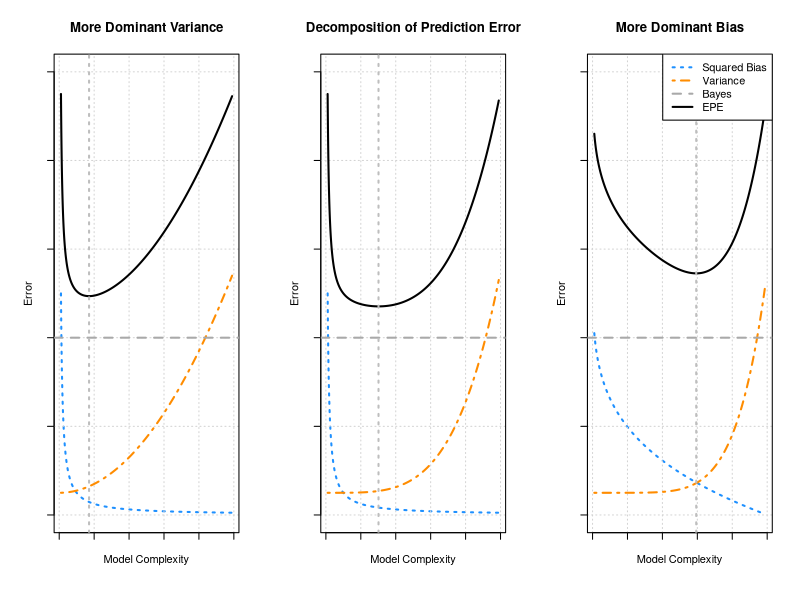
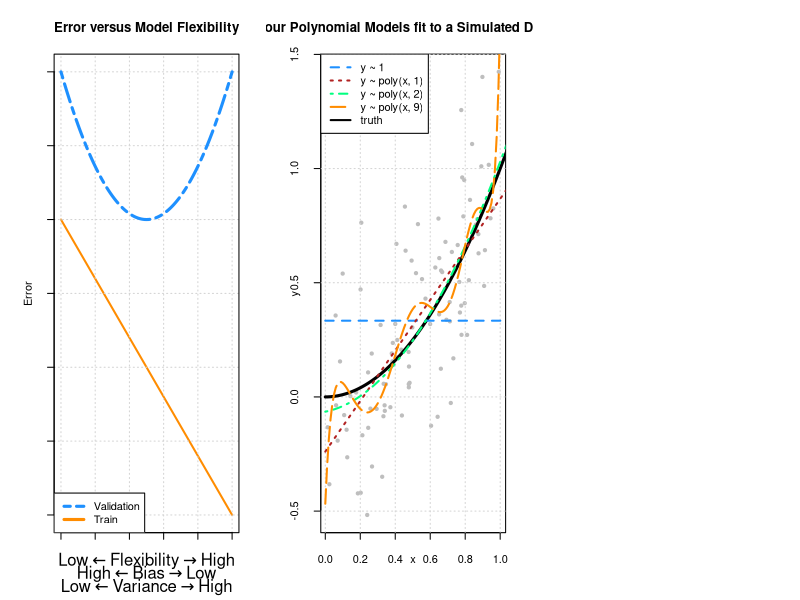
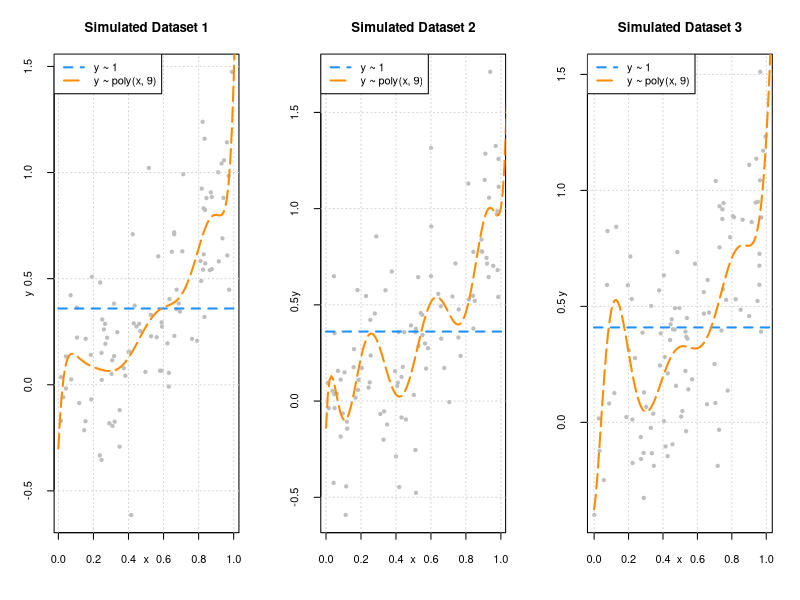
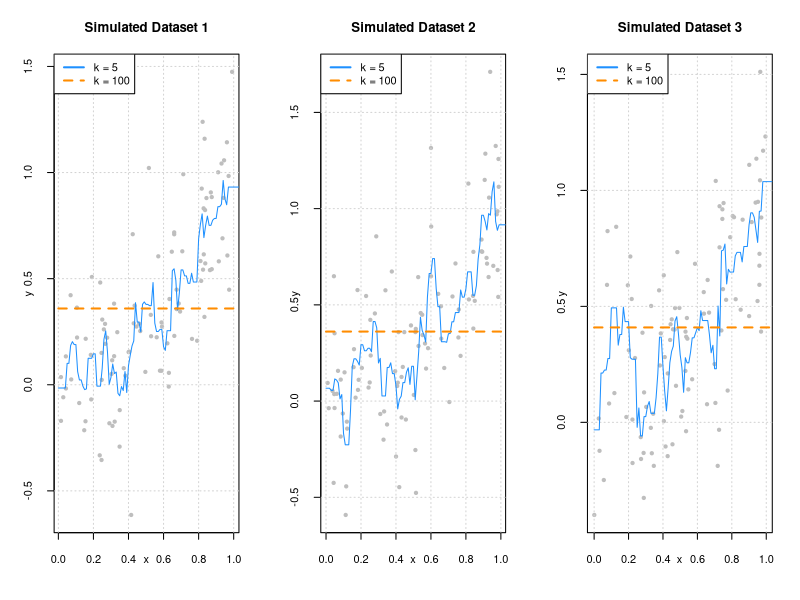
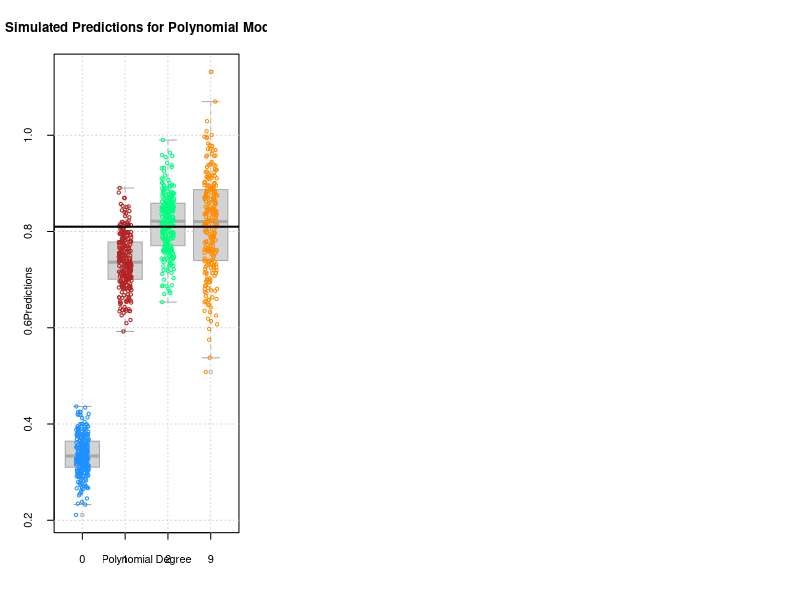

These figures' R source, in order:
## ---- chunk 1
knitr::opts_chunk$set(echo = TRUE, fig.align = "center", cache = TRUE, autodep = TRUE)
## ---- chunk 2
x = seq(0.01, 0.99, length.out = 1000)

par(mfrow = c(1, 3))
par(mgp = c(1.5, 1.5, 0))

b = 0.05 / x
v = 5 * x ^ 2 + 0.5
bayes = 4
epe = b + v + bayes

plot(x, b, type = "l", ylim = c(0, 10), col = "dodgerblue", lwd = 2, lty = 3,
     xlab = "Model Complexity", ylab = "Error", axes = FALSE,
     main = "More Dominant Variance")
axis(1, labels = FALSE)
axis(2, labels = FALSE)
grid()
box()
lines(x, v, col = "darkorange", lwd = 2, lty = 4)
lines(x, epe, col = "black", lwd = 2)
abline(h = bayes, lty = 2, lwd = 2, col = "darkgrey")
abline(v = x[which.min(epe)], col = "grey", lty = 3, lwd = 2)

b = 0.05 / x
v = 5 * x ^ 4 + 0.5
bayes = 4
epe = b + v + bayes

plot(x, b, type = "l", ylim = c(0, 10), col = "dodgerblue", lwd = 2, lty = 3,
     xlab = "Model Complexity", ylab = "Error", axes = FALSE,
     main = "Decomposition of Prediction Error")
axis(1, labels = FALSE)
axis(2, labels = FALSE)
grid()
box()
lines(x, v, col = "darkorange", lwd = 2, lty = 4)
lines(x, epe, col = "black", lwd = 2)
abline(h = bayes, lty = 2, lwd = 2, col = "darkgrey")
abline(v = x[which.min(epe)], col = "grey", lty = 3, lwd = 2)

b = 6 - 6 * x ^ (1 / 4)
v = 5 * x ^ 6 + 0.5
bayes = 4
epe = b + v + bayes

plot(x, b, type = "l", ylim = c(0, 10), col = "dodgerblue", lwd = 2, lty = 3,
     xlab = "Model Complexity", ylab = "Error", axes = FALSE,
     main = "More Dominant Bias")
axis(1, labels = FALSE)
axis(2, labels = FALSE)
grid()
box()
lines(x, v, col = "darkorange", lwd = 2, lty = 4)
lines(x, epe, col = "black", lwd = 2)
abline(h = bayes, lty = 2, lwd = 2, col = "darkgrey")
abline(v = x[which.min(epe)], col = "grey", lty = 3, lwd = 2)
legend("topright", c("Squared Bias", "Variance", "Bayes", "EPE"), lty = c(3, 4, 2, 1),
       col = c("dodgerblue", "darkorange", "darkgrey", "black"), lwd = 2)
## ---- chunk 3
x = seq(0, 100, by = 0.001)
f = function(x) {
  ((x - 50) / 50) ^ 2 + 2
}
g = function(x) {
  1 - ((x - 50) / 50)
}

par(mgp = c(1.5, 1.5, 0)) 
plot(x, g(x), ylim = c(0, 3), type = "l", lwd = 2,
     ylab = "Error", xlab = "",
     main = "Error versus Model Flexibility", col = "darkorange", 
     axes = FALSE)
grid()
axis(1, labels = FALSE)
axis(2, labels = FALSE)
box()
ylabels = list(bquote("Low" %<-% "Flexibility" %->% "High"), 
               bquote("High" %<-% "Bias" %->% "Low"),
               bquote("Low" %<-% "Variance" %->% "High"))
mtext(do.call(expression, ylabels), side = 1, line = 2:4)
curve(f, lty = 6, col = "dodgerblue", lwd = 3, add = TRUE)
legend("bottomleft", c("Validation", "Train"), lty = c(6, 1), lwd = 3,
       col = c("dodgerblue", "darkorange"))
## ---- chunk 4
f = function(x) {
  x ^ 2
}
## ---- chunk 5
gen_sim_data = function(f, sample_size = 100) {
  x = runif(n = sample_size, min = 0, max = 1)
  y = rnorm(n = sample_size, mean = f(x), sd = 0.3)
  data.frame(x, y)
}
## ---- chunk 6
# TODO: colors like this...
# \color{blue}{\texttt{predict(fit0, x)}}
# trick is getting it to render in both html and pdf
## ---- chunk 7
set.seed(1)
sim_data = gen_sim_data(f)
## ---- chunk 8
fit_0 = lm(y ~ 1,                   data = sim_data)
fit_1 = lm(y ~ poly(x, degree = 1), data = sim_data)
fit_2 = lm(y ~ poly(x, degree = 2), data = sim_data)
fit_9 = lm(y ~ poly(x, degree = 9), data = sim_data)
## ---- chunk 9
set.seed(42)
plot(y ~ x, data = sim_data, col = "grey", pch = 20,
     main = "Four Polynomial Models fit to a Simulated Dataset")
grid()
grid = seq(from = 0, to = 2, by = 0.01)
lines(grid, f(grid), col = "black", lwd = 3)
lines(grid, predict(fit_0, newdata = data.frame(x = grid)), col = "dodgerblue",  lwd = 2, lty = 2)
lines(grid, predict(fit_1, newdata = data.frame(x = grid)), col = "firebrick",   lwd = 2, lty = 3)
lines(grid, predict(fit_2, newdata = data.frame(x = grid)), col = "springgreen", lwd = 2, lty = 4)
lines(grid, predict(fit_9, newdata = data.frame(x = grid)), col = "darkorange",  lwd = 2, lty = 5)

legend("topleft", 
       c("y ~ 1", "y ~ poly(x, 1)", "y ~ poly(x, 2)",  "y ~ poly(x, 9)", "truth"), 
       col = c("dodgerblue", "firebrick", "springgreen", "darkorange", "black"), lty = c(2, 3, 4, 5, 1), lwd = 2)
## ---- chunk 10
par(mfrow = c(1, 3))

# if you're reading this code
# it's BAD! don't use it. (or clean it up)
# also, note to self: clean up this code!!!

set.seed(430)
sim_data_1 = gen_sim_data(f)
sim_data_2 = gen_sim_data(f)
sim_data_3 = gen_sim_data(f)
fit_0_1 = lm(y ~ 1, data = sim_data_1)
fit_0_2 = lm(y ~ 1, data = sim_data_2)
fit_0_3 = lm(y ~ 1, data = sim_data_3)
fit_9_1 = lm(y ~ poly(x, degree = 9), data = sim_data_1)
fit_9_2 = lm(y ~ poly(x, degree = 9), data = sim_data_2)
fit_9_3 = lm(y ~ poly(x, degree = 9), data = sim_data_3)

plot(y ~ x, data = sim_data_1, col = "grey", pch = 20, main = "Simulated Dataset 1")
grid()
grid = seq(from = 0, to = 2, by = 0.01)
lines(grid, predict(fit_0_1, newdata = data.frame(x = grid)), col = "dodgerblue", lwd = 2, lty = 2)
lines(grid, predict(fit_9_1, newdata = data.frame(x = grid)), col = "darkorange", lwd = 2, lty = 5)
legend("topleft", c("y ~ 1", "y ~ poly(x, 9)"), col = c("dodgerblue", "darkorange"), lty = c(2, 5), lwd = 2)

plot(y ~ x, data = sim_data_2, col = "grey", pch = 20, main = "Simulated Dataset 2")
grid()
grid = seq(from = 0, to = 2, by = 0.01)
lines(grid, predict(fit_0_2, newdata = data.frame(x = grid)), col = "dodgerblue", lwd = 2, lty = 2)
lines(grid, predict(fit_9_2, newdata = data.frame(x = grid)), col = "darkorange", lwd = 2, lty = 5)
legend("topleft", c("y ~ 1", "y ~ poly(x, 9)"), col = c("dodgerblue", "darkorange"), lty = c(2, 5), lwd = 2)

plot(y ~ x, data = sim_data_3, col = "grey", pch = 20, main = "Simulated Dataset 3")
grid()
grid = seq(from = 0, to = 2, by = 0.01)
lines(grid, predict(fit_0_3, newdata = data.frame(x = grid)), col = "dodgerblue", lwd = 2, lty = 2)
lines(grid, predict(fit_9_3, newdata = data.frame(x = grid)), col = "darkorange", lwd = 2, lty = 5)
legend("topleft", c("y ~ 1", "y ~ poly(x, 9)"), col = c("dodgerblue", "darkorange"), lty = c(2, 5), lwd = 2)
## ---- chunk 11
par(mfrow = c(1, 3))

# if you're reading this code
# it's BAD! don't use it. (or clean it up)
# also, note to self: clean up this code!!!

grid = seq(from = 0, to = 2, by = 0.01)

set.seed(430)
sim_data_1 = gen_sim_data(f)
sim_data_2 = gen_sim_data(f)
sim_data_3 = gen_sim_data(f)
fit_0_1 = predict(caret::knnreg(y ~ x, data = sim_data_1, k = 5), data.frame(x = grid))
fit_0_2 = predict(caret::knnreg(y ~ x, data = sim_data_2, k = 5), data.frame(x = grid))
fit_0_3 = predict(caret::knnreg(y ~ x, data = sim_data_3, k = 5), data.frame(x = grid))
fit_9_1 = predict(caret::knnreg(y ~ x, data = sim_data_1, k = 100), data.frame(x = grid))
fit_9_2 = predict(caret::knnreg(y ~ x, data = sim_data_2, k = 100), data.frame(x = grid))
fit_9_3 = predict(caret::knnreg(y ~ x, data = sim_data_3, k = 100), data.frame(x = grid))

plot(y ~ x, data = sim_data_1, col = "grey", pch = 20, main = "Simulated Dataset 1")
grid()
lines(grid, fit_0_1, col = "dodgerblue", lwd = 1, lty = 1)
lines(grid, fit_9_1, col = "darkorange", lwd = 2, lty = 2)
legend("topleft", c("k = 5", "k = 100"), col = c("dodgerblue", "darkorange"), lty = c(1, 2), lwd = 2)

plot(y ~ x, data = sim_data_2, col = "grey", pch = 20, main = "Simulated Dataset 2")
grid()
lines(grid, fit_0_2, col = "dodgerblue", lwd = 1, lty = 1)
lines(grid, fit_9_2, col = "darkorange", lwd = 2, lty = 2)
legend("topleft", c("k = 5", "k = 100"), col = c("dodgerblue", "darkorange"), lty = c(1, 2), lwd = 2)

plot(y ~ x, data = sim_data_3, col = "grey", pch = 20, main = "Simulated Dataset 3")
grid()
lines(grid, fit_0_3, col = "dodgerblue", lwd = 1, lty = 1)
lines(grid, fit_9_3, col = "darkorange", lwd = 2, lty = 2)
legend("topleft", c("k = 5", "k = 100"), col = c("dodgerblue", "darkorange"), lty = c(1, 2), lwd = 2)
## ---- chunk 12
set.seed(1)
n_sims = 250
n_models = 4
x = data.frame(x = 0.90) # fixed point at which we make predictions
predictions = matrix(0, nrow = n_sims, ncol = n_models)
## ---- chunk 13
for (sim in 1:n_sims) {

  # simulate new, random, training data
  # this is the only random portion of the bias, var, and mse calculations
  # this allows us to calculate the expectation over D
  sim_data = gen_sim_data(f)

  # fit models
  fit_0 = lm(y ~ 1,                   data = sim_data)
  fit_1 = lm(y ~ poly(x, degree = 1), data = sim_data)
  fit_2 = lm(y ~ poly(x, degree = 2), data = sim_data)
  fit_9 = lm(y ~ poly(x, degree = 9), data = sim_data)

  # get predictions
  predictions[sim, 1] = predict(fit_0, x)
  predictions[sim, 2] = predict(fit_1, x)
  predictions[sim, 3] = predict(fit_2, x)
  predictions[sim, 4] = predict(fit_9, x)
}
## ---- chunk 14
predictions = (predictions)
colnames(predictions) = c("0", "1", "2", "9")
predictions = as.data.frame(predictions)

tall_predictions = tidyr::gather(predictions, factor_key = TRUE)
boxplot(value ~ key, data = tall_predictions, border = "darkgrey", xlab = "Polynomial Degree", ylab = "Predictions",
        main = "Simulated Predictions for Polynomial Models")
grid()
stripchart(value ~ key, data = tall_predictions, add = TRUE, vertical = TRUE, method = "jitter", jitter = 0.15, pch = 1, col = c("dodgerblue", "firebrick", "springgreen", "darkorange"))
abline(h = f(x = 0.90), lwd = 2)
## ---- chunk 15
get_mse = function(truth, estimate) {
  mean((estimate - truth) ^ 2)
}
## ---- chunk 16
get_bias = function(estimate, truth) {
  mean(estimate) - truth
}
## ---- chunk 17
get_var = function(estimate) {
  mean((estimate - mean(estimate)) ^ 2)
}
## ---- chunk 18
bias = apply(predictions, 2, get_bias, truth = f(x = 0.90))
variance = apply(predictions, 2, get_var)
mse = apply(predictions, 2, get_mse, truth = f(x = 0.90))
## ---- chunk 19
results = data.frame(
  poly_degree = c(0, 1, 2, 9),
  round(mse, 5),
  round(bias ^ 2, 5),
  round(variance, 5)
)
colnames(results) = c("Degree", "Mean Squared Error", "Bias Squared", "Variance")
rownames(results) = NULL
knitr::kable(results, booktabs = TRUE, escape = TRUE, align = "c")
## ---- chunk 20
all(diff(bias ^ 2) < 0)
all(diff(variance) > 0)
diff(mse) < 0 
## ---- chunk 21
bias ^ 2 + variance == mse
## ---- chunk 22
all.equal(bias ^ 2 + variance, mse)
## ---- chunk 23
get_epe = function(realized, estimate) {
  mean((realized - estimate) ^ 2)
}
## ---- chunk 24
y = rnorm(n = nrow(predictions), mean = f(x = 0.9), sd = 0.3)
epe = apply(predictions, 2, get_epe, realized = y)
epe
## ---- chunk 25
set.seed(1)
n_sims = 1000
X = runif(n = n_sims, min = 0, max = 1)
Y = rnorm(n = n_sims, mean = f(X), sd = 0.3)

f_hat_X = rep(0, length(X))

for (i in seq_along(X)) {
  sim_data = gen_sim_data(f)
  fit_2 = lm(y ~ poly(x, degree = 2), data = sim_data)
  f_hat_X[i] = predict(fit_2, newdata = data.frame(x = X[i]))
}

mean((Y - f_hat_X) ^ 2)
